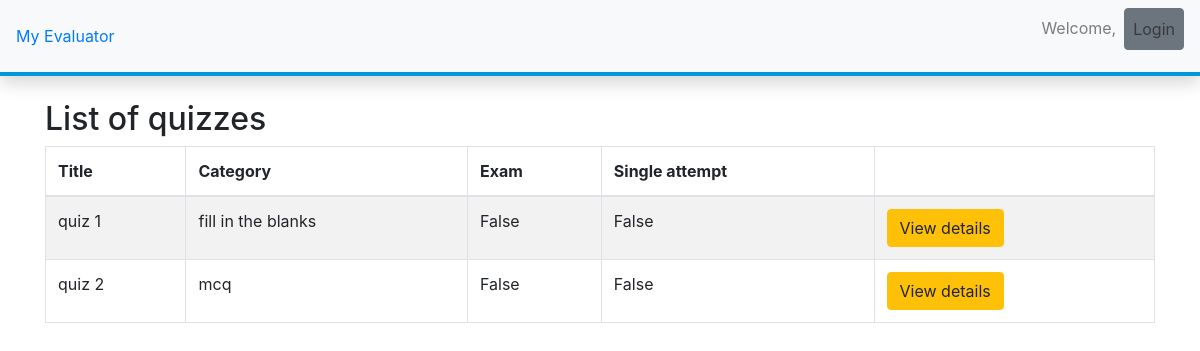
Screenshot of /quizzes/ with the database file from the repository.
### quiz/models.py (models this page shows, shortened)
class Quiz(models.Model):
    title = models.CharField(
        verbose_name=_("Title"),
        max_length=60, blank=False)
    description = models.TextField(
        verbose_name=_("Description"),
        blank=True, help_text=_("a description of the quiz"))
    url = models.SlugField(
        max_length=60, blank=False,
        help_text=_("a user friendly url"),
        verbose_name=_("user friendly url"))
    category = models.ForeignKey(
        Category, null=True, blank=True,
        verbose_name=_("Category"), on_delete=models.CASCADE)
    random_order = models.BooleanField(
        blank=False, default=False,
        verbose_name=_("Random Order"),
        help_text=_("Display the questions in "
                    "a random order or as they "
                    "are set?"))
    max_questions = models.PositiveIntegerField(
        blank=True, null=True, verbose_name=_("Max Questions"),
        help_text=_("Number of questions to be answered on each attempt."))
    answers_at_end = models.BooleanField(
        blank=False, default=False,
        help_text=_("Correct answer is NOT shown after question."
                    " Answers displayed at the end."),
        verbose_name=_("Answers at end"))
    exam_paper = models.BooleanField(
        blank=False, default=False,
        help_text=_("If yes, the result of each"
                    " attempt by a user will be"
                    " stored. Necessary for marking."),
        verbose_name=_("Exam Paper"))
    single_attempt = models.BooleanField(
        blank=False, default=False,
        help_text=_("If yes, only one attempt by"
                    " a user will be permitted."
                    " Non users cannot sit this exam."),
        verbose_name=_("Single Attempt"))
    pass_mark = models.SmallIntegerField(
        blank=True, default=0,
        verbose_name=_("Pass Mark"),
        help_text=_("Percentage required to pass exam."),
        validators=[MaxValueValidator(100)])
    success_text = models.TextField(
        blank=True, help_text=_("Displayed if user passes."),
        verbose_name=_("Success Text"))
    fail_text = models.TextField(
        verbose_name=_("Fail Text"),
        blank=True, help_text=_("Displayed if user fails."))
    draft = models.BooleanField(
        blank=True, default=False,
        verbose_name=_("Draft"),
        help_text=_("If yes, the quiz is not displayed"
                    " in the quiz list and can only be"
                    " taken by users who can edit"
                    " quizzes."))
    class Meta:
        verbose_name = _("Quiz")
        verbose_name_plural = _("Quizes")

class Category(models.Model):
    category = models.CharField(
        verbose_name=_("Category"),
        max_length=250, blank=True,
        unique=True, null=True)
    objects = CategoryManager()
    class Meta:
        verbose_name = _("Category")
        verbose_name_plural = _("Categories")
    def __str__(self):
        return self.category

### quiz/views.py (the view)
class QuizListView(ListView):
    model = Quiz
    def get_queryset(self):
        queryset = super(QuizListView, self).get_queryset()
        return queryset.filter(draft=False)

### quiz/templates/quiz/quiz_list.html (shortened to what this page needs)
{% extends 'base.html' %}
{% load i18n %}
{% load quiz_tags %}
{% block content %}
<div class="container">
<br>
<h2>{% trans "List of quizzes" %}</h2>
    {% if quiz_list %}
		<table class="table table-responsive-lg table-bordered table-striped">
		  <thead>
			<tr>
			  <th>{% trans "Title" %}</th>
			  <th>{% trans "Category" %}</th>
			  <th>{% trans "Exam" %}</th>
			  <th>{% trans "Single attempt" %}</th>
			  <th></th>
			</tr>
		  </thead>
		  <tbody>
        {% for quiz in quiz_list %}
  			<tr>
			  <td>{{ quiz.title }}</td>
			  <td>{{ quiz.category }}</td>
			  <td>{{ quiz.exam_paper }}</td>
			  <td>{{ quiz.single_attempt }}</td>
			  <td>
				<a class="btn btn-warning" href="{% url 'quiz_start_page' slug=quiz.url %}">
				  {% trans "View details" %}
				</a>
			</tr>
        {% endfor %}
		  </tbody>
		</table>
	{% else %}
        <p>{% trans "There are no available quizzes" %}.</p>
	{% endif %}
</div>
{% endblock %}

### rows the page displays
Quiz: title "quiz 1", category "fill in the blanks", exam_paper "False", single_attempt "False"
Quiz: title "quiz 2", category "mcq", exam_paper "False", single_attempt "False"
